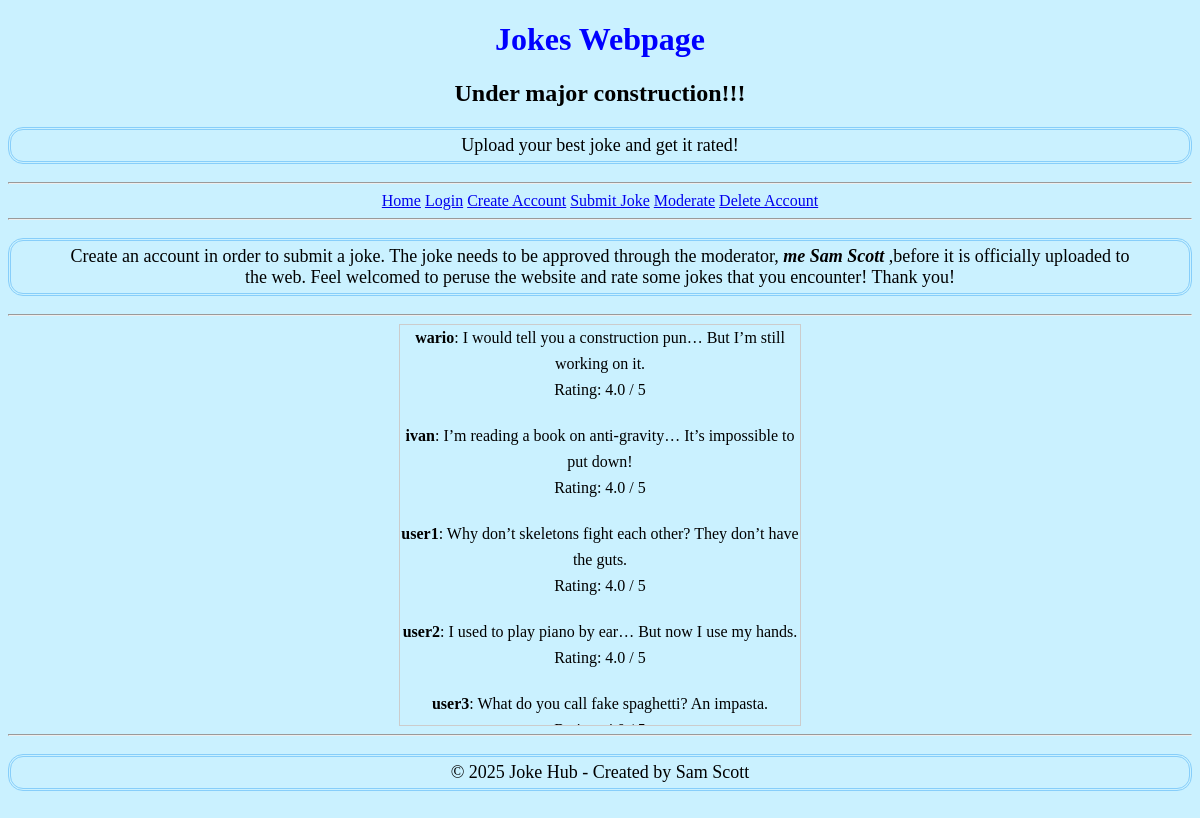
The page / on the database its author committed.
### tables this page shows
CREATE TABLE jokes (  -- jokes table for users to insert jokes
                id INTEGER PRIMARY KEY AUTOINCREMENT,
                content TEXT NOT NULL,
                timestamp TEXT NOT NULL,
                user_id INTEGER, --replacing this use instead of username
                rating REAL DEFAULT 0, 
                approved INTEGER DEFAULT 0,
                FOREIGN KEY(user_id) REFERENCES users(id) ON DELETE CASCADE 
                --Setting up the table with ON DELETE CASCADE, then deleting the user will automatically delete all related data(which is what we want!) 
            );

CREATE TABLE users ( --users table 
                id INTEGER PRIMARY KEY AUTOINCREMENT, 
                username TEXT UNIQUE NOT NULL,
                password TEXT NOT NULL,
                is_admin INTEGER DEFAULT 0
              );

### app.py (the view)
@app.route("/", methods=['GET', 'POST'])
def index():
    conn = sqlite3.connect('jokes.db')
    conn.row_factory = sqlite3.Row
    c = conn.cursor()
    c.execute('''
               SELECT "jokes"."content", "jokes"."rating", "users"."username","jokes"."user_id", "jokes"."id"
               FROM "jokes"
               LEFT JOIN "users" ON "jokes"."user_id" = "users"."id"
               WHERE "jokes"."approved" = 1
               ORDER BY "jokes"."rating" DESC
            ''')
    jokes = c.fetchall()
    c.execute('''
            SELECT "ratings"."joke_id", "ratings"."comment", "ratings"."rating", "users"."username"
            FROM "ratings"
            JOIN "users" ON "ratings"."user_id" = "users"."id"
            '''
            )
    comments = c.fetchall()
    joke_comments = {}
    for row in comments:
        joke_id = row['joke_id']
        if joke_id not in joke_comments:
            joke_comments[joke_id] = []
        joke_comments[joke_id].append({
            'username': row['username'],
            'rating': row['rating'],
            'comment': row['comment']
        })
    conn.close()
    return render_template('index.html', jokes=jokes, username=session.get('username'), joke_comments=joke_comments)

### templates/index.html (shortened to what this page needs)
<!DOCTYPE html>
<html lang="en">
<head>
    <link rel="stylesheet" href="{{ url_for('static', filename='css/index.css') }}">
</head>
<body>
    <header>
        <h1> Jokes Webpage </h1>
        <h2>Under major construction!!!</h2>
        <div class="subtitle">
            <p>Upload your best joke and get it rated!</p>
        </div>
        <hr>
    </header>
    <nav>
        <div class="hyperlinks">
        <a href="/">Home</a>
        <a href="/login">Login</a>
        <a href="/create_account">Create Account</a>
        <a href="/submit_joke">Submit Joke</a>
        <a href="/moderate">Moderate</a>
        <a href="/delete_account">Delete Account</a>
        </div>
        <hr>
    </nav>
    <p> Create an account in order to submit a joke. The joke needs to be approved through
        the moderator, <em> <b> me Sam Scott </b> </em> ,before it is officially uploaded to the web. Feel
    welcomed to peruse the website and rate some jokes that you encounter! Thank you! </p>
    <hr>
    <main>
            <div class="scroll-box">
                {% for joke in jokes %}
                    <div class="joke-space">
                        <strong>{{ joke[2] }}</strong>: {{ joke[0] }}<br>
                        Rating: {{ joke[1] or 0 }} / 5
                    </div>
                {% endfor %}
            </div>
    </main>
    <footer>
        <hr>
        <p>&copy; 2025 Joke Hub - Created by Sam Scott </p>
    </footer>
</body>
</html>

### static/css/index.css (style rules this page uses)
body { background-color:rgb(202, 241, 255); text-align: center; }
h1 { color: blue; }
p { font-size: 18px; padding: 5px 50px 5px 50px; border: 3px double lightskyblue; border-radius: 15px; }
main { display: flex; justify-content: center; align-items: center; flex-direction: column; }
.scroll-box { height:400px; width:400px; border:1px solid #ccc; font:16px/26px Georgia, Garamond, Serif; overflow:auto; }
.joke-space { margin-bottom: 20px; }

### rows shown on the page
jokes: username "wario", content "I would tell you a construction pun… But I’m still working on it.", rating "4.0"
jokes: username "ivan", content "I’m reading a book on anti-gravity… It’s impossible to put down!", rating "4.0"
jokes: username "user1", content "Why don’t skeletons fight each other? They don’t have the guts.", rating "4.0"
jokes: username "user2", content "I used to play piano by ear… But now I use my hands.", rating "4.0"
jokes: username "user3", content "What do you call fake spaghetti? An impasta."
